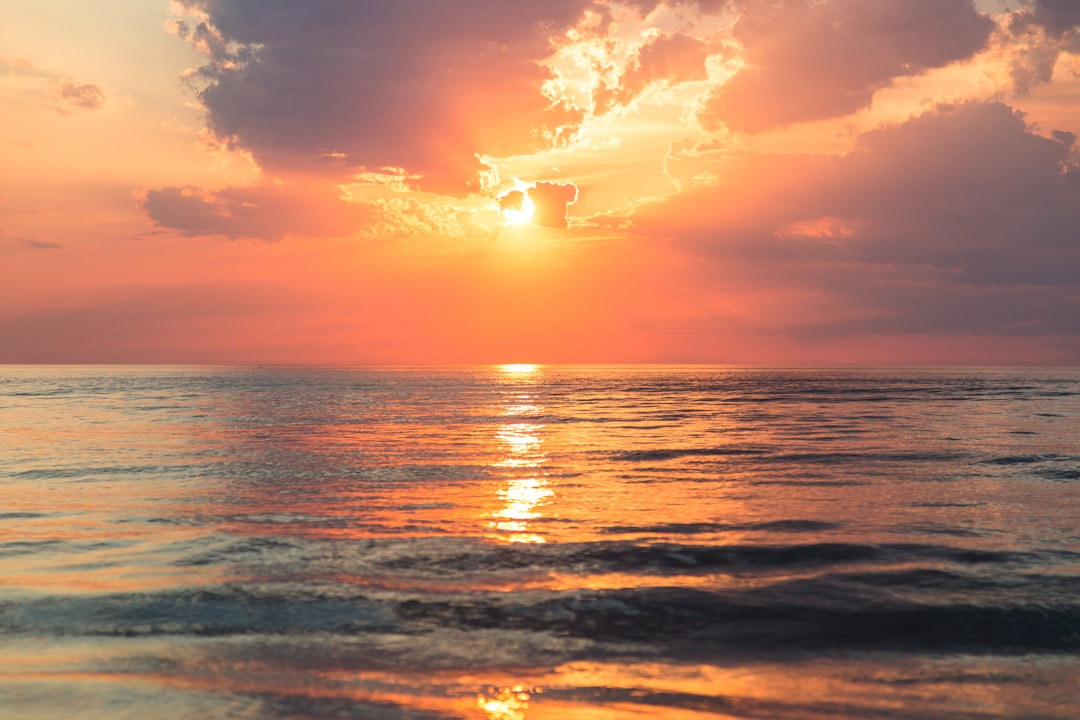
#> input picture docs/photos/2017-08-27_-IMlv9Jlb24.jpg, 1080 x 720 px; its folder holds only this picture in this run
$ python Extract_palette.py --image docs/photos/2017-08-27_-IMlv9Jlb24.jpg
#> lines starting #> are read from the running program, lines starting #| are printed output that depends on the picture; after the words box and inside, x2 and y2 are one past the last pixel; in counts of white or black regions, pixels touching at a corner belong together
"""
Dawn Palette - Color Palette Extractor
Extracts dominant colors from dawn photos using K-means clustering.

Usage:
    python extract_palette.py                    # Process all in data/photos
    python extract_palette.py --image photo.jpg  # Process a single image
    python extract_palette.py --colors 7         # Change number of colors
"""

import argparse
import json
from pathlib import Path

import numpy as np

try:
    import cv2
except ImportError:
    print("OpenCV is required: pip install opencv-python")
    exit(1)

try:
    from sklearn.cluster import KMeans
except ImportError:
    print("scikit-learn is required: pip install scikit-learn")
    exit(1)

# ──────────────────────────────────────────────
# Configuration
# ──────────────────────────────────────────────

DATA_DIR = Path(__file__).parent / "data"
PHOTOS_DIR = DATA_DIR / "photos"
PALETTES_DIR = DATA_DIR / "palettes"

DEFAULT_N_COLORS = 6  # Number of dominant colors to extract


def extract_sky_region(image):
    """
    Estimate and extract the sky region from the image.
    Simple approach: treat the top 60% as sky.

    For more precision, a segmentation model can be applied.
    """
    h, w = image.shape[:2]
    sky_ratio = 0.6  # Top 60%
    sky_region = image[: int(h * sky_ratio), :]
    return sky_region


def extract_palette(image, n_colors=DEFAULT_N_COLORS):
    """
    Extract dominant colors from an image using K-means clustering.

    Args:
        image: BGR image (numpy array)
        n_colors: Number of colors to extract

    Returns:
        list of dict: RGB, HEX, and percentage info for each color
    """
    # Extract sky region
    sky = extract_sky_region(image)

    # Resize for faster processing
    sky_small = cv2.resize(sky, (200, 200))

    # BGR → RGB conversion
    sky_rgb = cv2.cvtColor(sky_small, cv2.COLOR_BGR2RGB)

    # Reshape to 2D array (pixels x 3 channels)
    pixels = sky_rgb.reshape(-1, 3).astype(np.float32)

    # K-means clustering
    kmeans = KMeans(
        n_clusters=n_colors,
        n_init=10,
        max_iter=200,
        random_state=42,
    )
    kmeans.fit(pixels)

    # Calculate percentage for each cluster
    labels, counts = np.unique(kmeans.labels_, return_counts=True)
    percentages = counts / counts.sum()

    # Compile color information
    colors = []
    for center, pct in zip(kmeans.cluster_centers_, percentages):
        r, g, b = int(center[0]), int(center[1]), int(center[2])
        hex_color = f"#{r:02x}{g:02x}{b:02x}"

        # Compute HSV values (useful for color analysis)
        hsv_pixel = cv2.cvtColor(np.uint8([[[b, g, r]]]), cv2.COLOR_BGR2HSV)[0][0]

        colors.append(
            {
                "rgb": [r, g, b],
                "hex": hex_color,
                "hsv": [int(hsv_pixel[0]), int(hsv_pixel[1]), int(hsv_pixel[2])],
                "percentage": round(float(pct) * 100, 1),
            }
        )

    # Sort by percentage descending
    colors.sort(key=lambda c: c["percentage"], reverse=True)

    return colors


def create_palette_image(colors, width=600, height=100):
    """
    Generate a palette image from extracted colors.
    Each color's width is proportional to its percentage.
    """
    palette = np.zeros((height, width, 3), dtype=np.uint8)

    x_start = 0
    for color in colors:
        x_end = x_start + int(width * color["percentage"] / 100)
        r, g, b = color["rgb"]
        # OpenCV uses BGR
        palette[:, x_start:x_end] = [b, g, r]
        x_start = x_end

    # Fill remaining pixels from rounding errors
    if x_start < width:
        r, g, b = colors[-1]["rgb"]
        palette[:, x_start:] = [b, g, r]

    return palette


def classify_dawn_mood(colors):
    """
    Classify the mood of a dawn based on its color palette.

    Returns:
        dict: mood, warmth score, and description
    """
    avg_hsv = np.mean([c["hsv"] for c in colors], axis=0)
    avg_hue = avg_hsv[0]
    avg_sat = avg_hsv[1]
    avg_val = avg_hsv[2]

    # Warmth score (0~100)
    # Red/orange/yellow = warm, blue/purple = cool
    warm_hues = sum(
        c["percentage"]
        for c in colors
        if c["hsv"][0] < 30 or c["hsv"][0] > 150  # Red~yellow or purple~red
    )

    # Mood classification
    if avg_val < 80:
        mood = "deep_night"
        description = "아직 깊은 밤, 새벽을 기다리는 고요한 어둠"
    elif avg_val < 130 and avg_sat < 80:
        mood = "blue_hour"
        description = "파란 시간, 밤과 낮 사이의 몽환적인 순간"
    elif avg_hue < 15 or avg_hue > 160:
        mood = "burning_dawn"
        description = "타오르는 새벽, 하늘을 물들이는 붉은 빛"
    elif 15 <= avg_hue < 30:
        mood = "golden_dawn"
        description = "황금빛 새벽, 따스한 빛이 번져오는 순간"
    elif 80 <= avg_hue < 130:
        mood = "cool_dawn"
        description = "차가운 새벽, 맑고 푸른 여명"
    elif 130 <= avg_hue < 160:
        mood = "purple_dawn"
        description = "보랏빛 새벽, 신비로운 여명의 시작"
    else:
        mood = "pastel_dawn"
        description = "파스텔 새벽, 부드러운 색들이 어우러진 하늘"

    return {
        "mood": mood,
        "description": description,
        "warmth": round(warm_hues, 1),
        "avg_brightness": round(float(avg_val), 1),
        "avg_saturation": round(float(avg_sat), 1),
    }


def process_single(image_path, n_colors=DEFAULT_N_COLORS, save=True):
    """Process a single image."""
    image_path = Path(image_path)
    print(f"\n Processing: {image_path.name}")

    image = cv2.imread(str(image_path))
    if image is None:
        print(" Cannot read image.")
        return None

    # Extract colors
    colors = extract_palette(image, n_colors)
    mood = classify_dawn_mood(colors)

    # Print results
    print(f" Mood: {mood['description']}")
    print(f" Warmth: {mood['warmth']}%")
    print("  Dominant colors:")
    for c in colors:
        bar = "█" * int(c["percentage"] / 2)
        print(f"      {c['hex']} {bar} {c['percentage']}%")

    if save:
        PALETTES_DIR.mkdir(parents=True, exist_ok=True)
        stem = image_path.stem

        # Save palette image
        palette_img = create_palette_image(colors)
        palette_path = PALETTES_DIR / f"{stem}_palette.png"
        cv2.imwrite(str(palette_path), palette_img)

        # Save JSON
        result = {
            "source_image": image_path.name,
            "colors": colors,
            "mood": mood,
            "n_colors": n_colors,
        }
        json_path = PALETTES_DIR / f"{stem}_palette.json"
        with open(json_path, "w", encoding="utf-8") as f:
            json.dump(result, f, ensure_ascii=False, indent=2)

        print(f"\n Palette image: {palette_path}")
        print(f" JSON data: {json_path}")

    return {"colors": colors, "mood": mood}


def process_all(n_colors=DEFAULT_N_COLORS):
    """Process all images in the data/photos folder."""
    if not PHOTOS_DIR.exists():
        print("data/photos folder not found.")
        print("Run collect_dawn.py first to collect photos.")
        return

    images = list(PHOTOS_DIR.glob("*.jpg")) + list(PHOTOS_DIR.glob("*.png"))
    if not images:
        print("No images to process.")
        return

    print(f"\n Dawn Palette - Analyzing {len(images)} dawns")
    print("=" * 50)

    results = []
    for img_path in sorted(images):
        result = process_single(img_path, n_colors)
        if result:
            results.append(result)
        print()

    # Summary
    if results:
        print("\n" + "=" * 50)
        print(f"Analysis complete! {len(results)} photos processed")
        print(f"Palettes saved: {PALETTES_DIR}")

        # Mood statistics
        moods = [r["mood"]["mood"] for r in results]
        unique_moods = set(moods)
        print("\n Dawn moods discovered:")
        for m in unique_moods:
            count = moods.count(m)
            print(f"      {m}: {count}")


def main():
    parser = argparse.ArgumentParser(
        description="Dawn Palette - Color Palette Extractor"
    )
    parser.add_argument("--image", type=str, help="Path to a single image")
    parser.add_argument(
        "--colors",
        type=int,
        default=DEFAULT_N_COLORS,
        help="Number of colors to extract",
    )
    args = parser.parse_args()

    if args.image:
        process_single(args.image, args.colors)
#> in process_single, image is the input picture: shape (720, 1080, 3); mean B, G, R 97.9, 124.6, 176.9
#> in extract_sky_region, `sky_region = image[: int(h * sky_ratio), :]`:
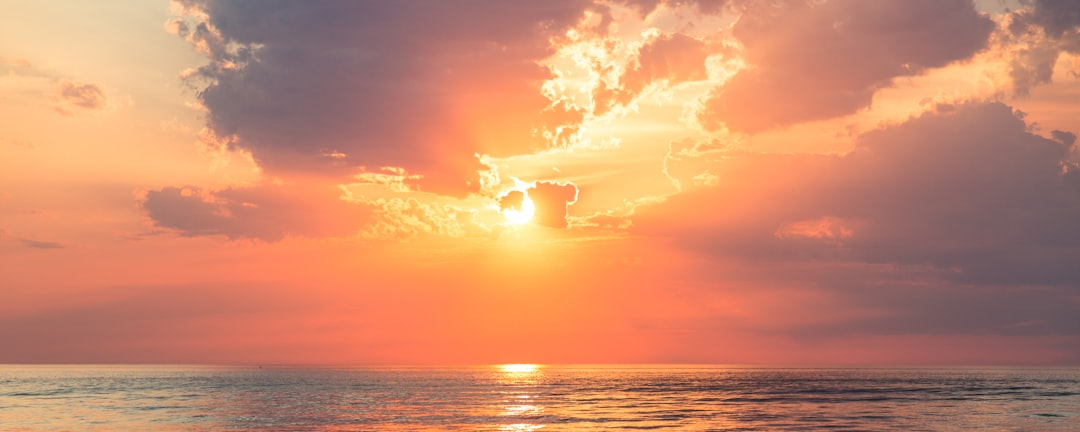
#> sky_region: shape (432, 1080, 3); mean B, G, R 109.1, 139.7, 203.5
#> in extract_palette, `sky_small = cv2.resize(sky, (200, 200))`:
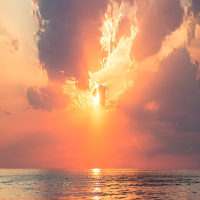
#> sky_small: shape (200, 200, 3); mean B, G, R 109.1, 139.6, 203.4
#> in process_single, `colors = extract_palette(image, n_colors)`: colors = 6 items
#> in classify_dawn_mood, `avg_hsv = np.mean([c["hsv"] for c in colors], axis=0)`: avg_hsv = [39, 107.3, 205.5]
#> in classify_dawn_mood, `avg_hue = avg_hsv[0]`: avg_hue = 39
#> in classify_dawn_mood, `avg_sat = avg_hsv[1]`: avg_sat = 107.3
#> in classify_dawn_mood, `avg_val = avg_hsv[2]`: avg_val = 205.5
#> in classify_dawn_mood, `warm_hues = sum( c["percentage"] for c in colors if c["hsv"][0] < 30 o..`: warm_hues = 100
#> in process_single, `mood = classify_dawn_mood(colors)`: mood = {'mood': 'pastel_dawn', 'description': '파스텔 새벽, 부드러운 색들이 어우러진 하늘', 'warmth': 100, 'avg_brightness': 205.5, 'avg_saturation': 107.3}
#|  Mood: 파스텔 새벽, 부드러운 색들이 어우러진 하늘
#|  Warmth: 100.0%
#> the loop in process_single, `for c in colors:` made 6 passes
#> bar on passes 1 to 6: '██████████', '█████████', '█████████', '████████', '████████', '███'
#|       #f78f5e ██████████ 21.7%
#|       #a26e66 █████████ 19.5%
#|       #cf816a █████████ 18.8%
#|       #785d5f ████████ 16.1%
#|       #f9bb7b ████████ 16.0%
#|       #f8dca8 ███ 7.9%
#> the loop in create_palette_image, `for color in colors:` made 6 passes
#> (x_end, r, g, b, x_start) on passes 1 to 6: (130, 247, 143, 94, 130), (247, 162, 110, 102, 247), (359, 207, 129, 106, 359), (455, 120, 93, 95, 455), (551, 249, 187, 123, 551), (598, 248, 220, 168, 598)
#> after the loop in create_palette_image, `for color in colors:`:
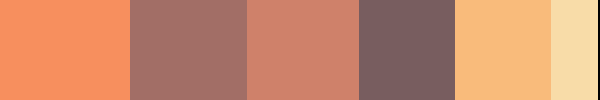
#> palette: shape (100, 600, 3); mean of channels 0, 1, 2 108.1, 138.5, 202.2; drawn as B, G, R
#> in create_palette_image, `palette[:, x_start:] = [b, g, r]`:
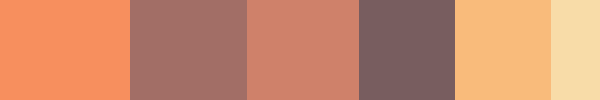
#> palette: shape (100, 600, 3); 0.33% of pixels changed, all inside (x1, y1, x2, y2) = (598, 0, 600, 100); drawn as B, G, R
    else:
        process_all(args.colors)


if __name__ == "__main__":
    main()

$ run again, on docs/photos/2021-02-17_1BF82kLvOKI.jpg
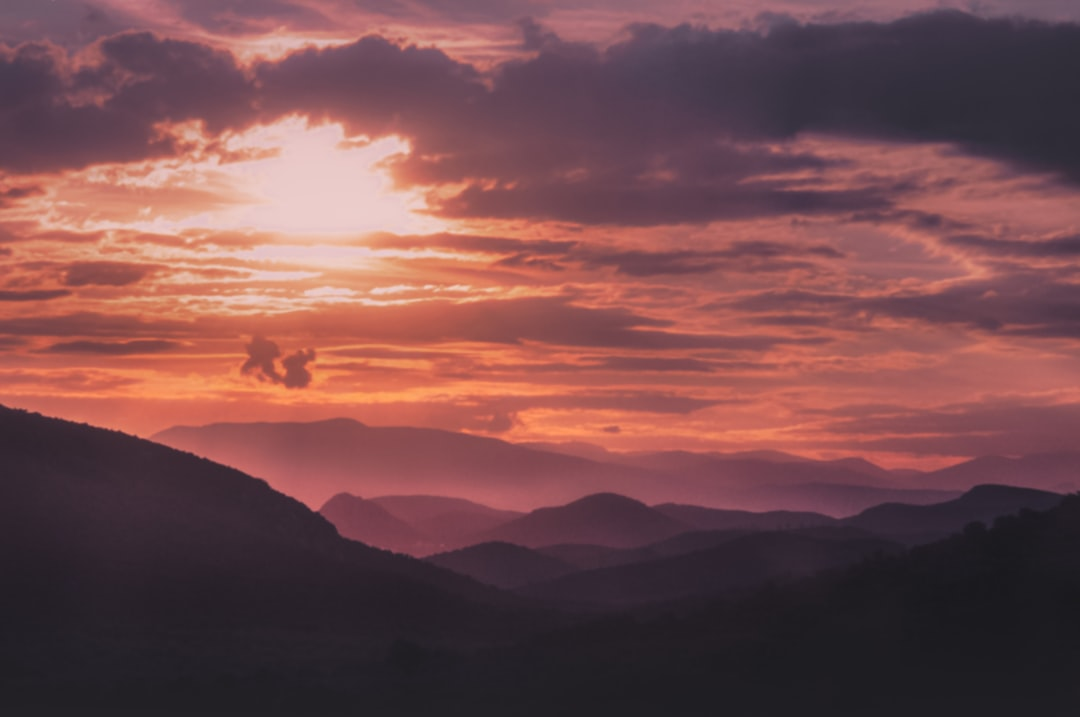
#> input picture docs/photos/2021-02-17_1BF82kLvOKI.jpg, 1080 x 717 px
#> in process_single, image is the input picture: shape (717, 1080, 3); mean B, G, R 78.4, 76.2, 118.2
#> in extract_palette, `sky_small = cv2.resize(sky, (200, 200))`:
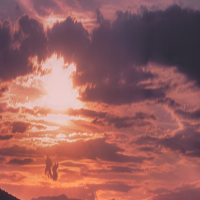
#> sky_small: shape (200, 200, 3); mean B, G, R 95.8, 97.1, 153.2
#> colors = 6 items
#> avg_hsv = [84.33, 94.83, 162.5]
#> avg_hue = 84.33
#> avg_sat = 94.83
#> avg_val = 162.5
#> warm_hues = 88
#> mood = {'mood': 'cool_dawn', 'description': '차가운 새벽, 맑고 푸른 여명', 'warmth': 88, 'avg_brightness': 162.5, 'avg_saturation': 94.8}
#|  Mood: 차가운 새벽, 맑고 푸른 여명
#|  Warmth: 88.0%
#> the loop in process_single, `for c in colors:` made 6 passes
#> bar on passes 1 to 6: '████████████', '███████████', '██████████', '█████', '█████', '███'
#> (printed output is left out)
#> the loop in create_palette_image, `for color in colors:` made 6 passes
#> (x_end, r, g, b, x_start) on passes 1 to 6: (151, 108, 72, 85, 151), (290, 153, 90, 93, 290), (416, 194, 103, 90, 416), (487, 61, 51, 66, 487), (553, 223, 141, 109, 553), (597, 231, 191, 182, 597)
#> in create_palette_image, `palette[:, x_start:] = [b, g, r]`:
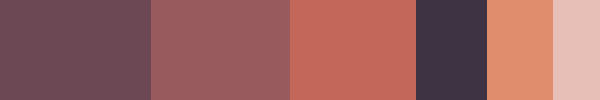
#> palette: shape (100, 600, 3); mean of channels 0, 1, 2 95.9, 97.1, 153.2; drawn as B, G, R

$ run again, on docs/photos/2021-02-28_mowl8OWbJmo.jpg
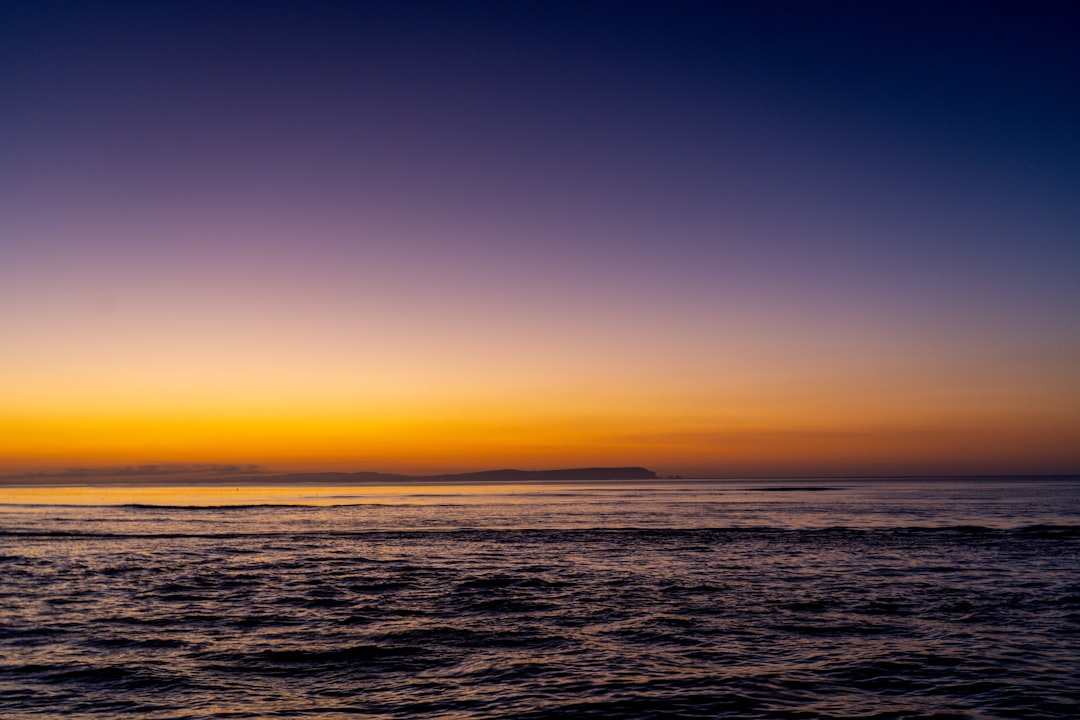
#> input picture docs/photos/2021-02-28_mowl8OWbJmo.jpg, 1080 x 720 px
#> in process_single, image is the input picture: shape (720, 1080, 3); mean B, G, R 81.1, 77.3, 98.9
#> in extract_palette, `sky_small = cv2.resize(sky, (200, 200))`:
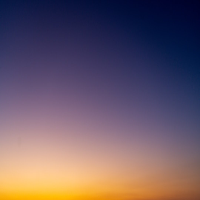
#> sky_small: shape (200, 200, 3); mean B, G, R 101.8, 89, 107.4
#> colors = 6 items
#> avg_hsv = [99, 121, 153.2]
#> avg_hue = 99
#> avg_sat = 121
#> avg_val = 153.2
#> warm_hues = 33.2
#> mood = {'mood': 'cool_dawn', 'description': '차가운 새벽, 맑고 푸른 여명', 'warmth': 33.2, 'avg_brightness': 153.2, 'avg_saturation': 121}
#|  Mood: 차가운 새벽, 맑고 푸른 여명
#|  Warmth: 33.2%
#> the loop in process_single, `for c in colors:` made 6 passes
#> bar on passes 1 to 6: '████████████', '███████████', '█████████', '███████', '██████', '███'
#> (printed output is left out)
#> the loop in create_palette_image, `for color in colors:` made 6 passes
#> (x_end, r, g, b, x_start) on passes 1 to 6: (150, 13, 23, 67, 150), (284, 60, 57, 98, 284), (400, 115, 93, 117, 400), (490, 170, 132, 134, 490), (562, 232, 183, 140, 562), (598, 235, 163, 48, 598)
#> in create_palette_image, `palette[:, x_start:] = [b, g, r]`:
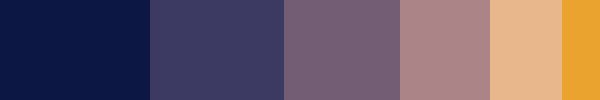
#> palette: shape (100, 600, 3); mean of channels 0, 1, 2 101.2, 88.5, 107.1; drawn as B, G, R

$ run again, on docs/photos/2018-01-02_ho426z37_g0.jpg
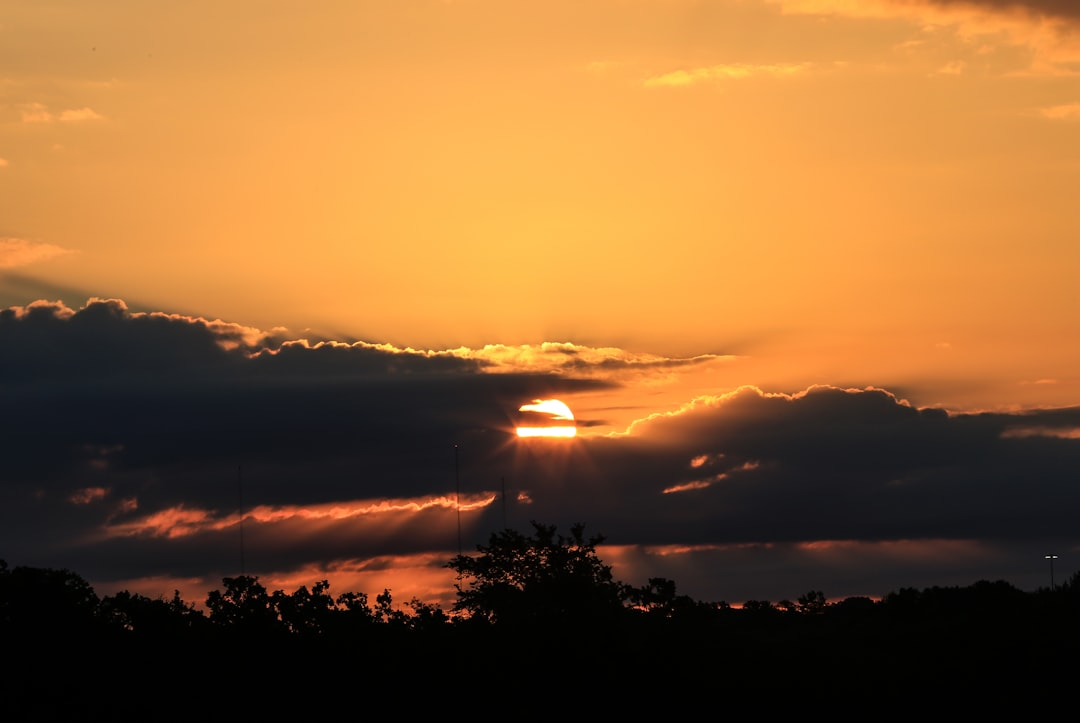
#> input picture docs/photos/2018-01-02_ho426z37_g0.jpg, 1080 x 723 px
#> in process_single, image is the input picture: shape (723, 1080, 3); mean B, G, R 50.5, 94.6, 138.9
#> in extract_palette, `sky_small = cv2.resize(sky, (200, 200))`:
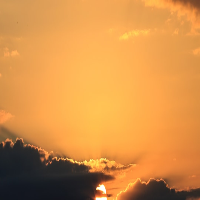
#> sky_small: shape (200, 200, 3); mean B, G, R 72.2, 144.4, 212.2
#> colors = 6 items
#> avg_hsv = [33.33, 145.7, 177]
#> avg_hue = 33.33
#> avg_sat = 145.7
#> avg_val = 177
#> warm_hues = 87.8
#> mood = {'mood': 'pastel_dawn', 'description': '파스텔 새벽, 부드러운 색들이 어우러진 하늘', 'warmth': 87.8, 'avg_brightness': 177, 'avg_saturation': 145.7}
#|  Mood: 파스텔 새벽, 부드러운 색들이 어우러진 하늘
#|  Warmth: 87.8%
#> the loop in process_single, `for c in colors:` made 6 passes
#> bar on passes 1 to 6: '███████████████', '██████████████', '██████████', '██████', '█', '█'
#> (printed output is left out)
#> the loop in create_palette_image, `for color in colors:` made 6 passes
#> (x_end, r, g, b, x_start) on passes 1 to 6: (185, 243, 161, 77, 185), (363, 254, 181, 85, 363), (489, 224, 146, 72, 489), (562, 34, 33, 36, 562), (584, 187, 108, 55, 584), (598, 118, 73, 46, 598)
#> in create_palette_image, `palette[:, x_start:] = [b, g, r]`:
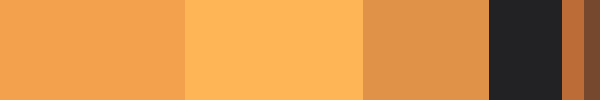
#> palette: shape (100, 600, 3); mean of channels 0, 1, 2 71.7, 143.9, 211.5; drawn as B, G, R
